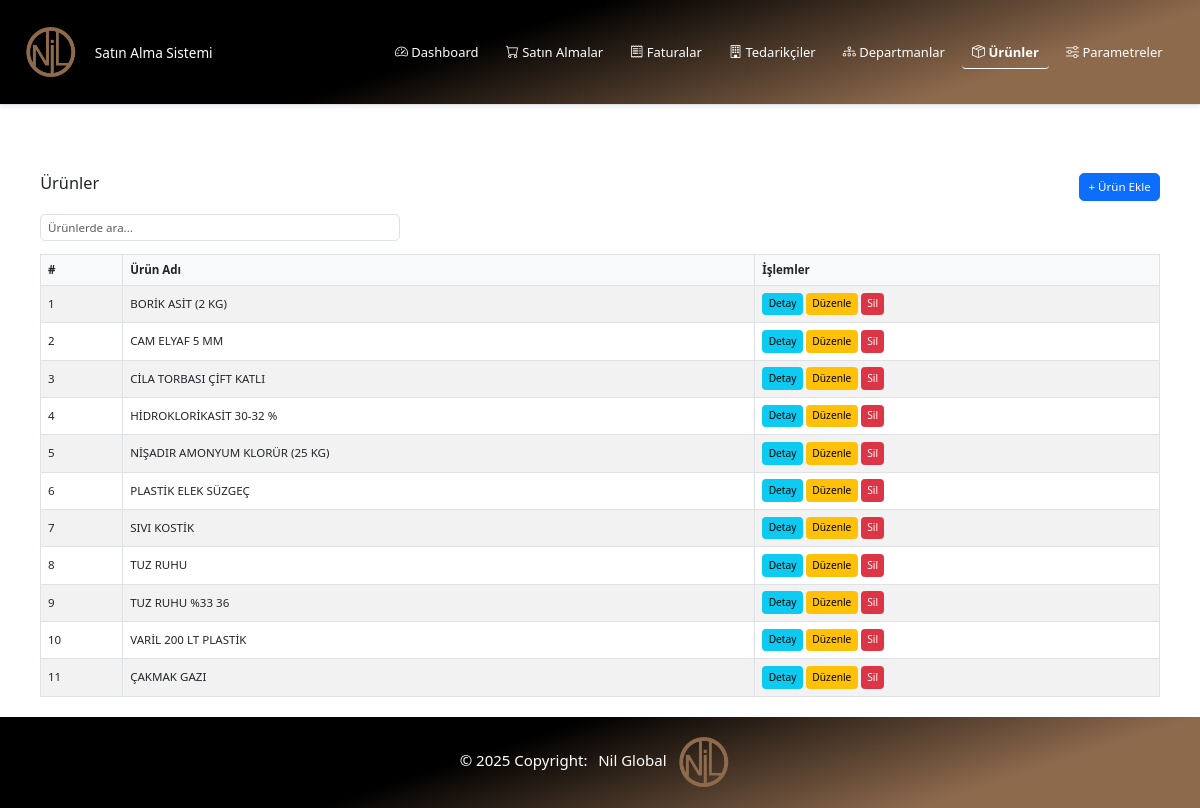
The app's page /urunler/ with its own data.
### urunler/models.py (models this page shows, shortened)
class Urun(models.Model):
    ad = models.CharField(max_length=255, verbose_name="Ürün Adı")
    sira = models.PositiveIntegerField(default=0, verbose_name="Sıra")
    created_at = models.DateTimeField(auto_now_add=True)
    updated_at = models.DateTimeField(auto_now=True)
    class Meta:
        verbose_name = "Ürün"
        verbose_name_plural = "Ürünler"
        ordering = ['sira', 'ad']

### urunler/views.py (the view)
# urls.py: path('', views.urun_listesi, name='urun_listesi'),
def urun_listesi(request):
    urunler = Urun.objects.all()
    return render(request, 'urunler/urun_listesi.html', {'urunler': urunler})

### urunler/templates/urunler/urun_listesi.html (shortened to what this page needs)
{% extends 'base.html' %}
{% block content %}
<div class="container mt-4">
    <div class="d-flex justify-content-between align-items-center mb-3">
        <h2>Ürünler</h2>
        <a href="{% url 'urunler:urun_ekle' %}" class="btn btn-primary">+ Ürün Ekle</a>
    </div>
    <div class="row mb-3">
        <div class="col-md-4">
            <input type="text" id="urunArama" class="form-control" placeholder="Ürünlerde ara...">
        </div>
    </div>
    <table class="table table-striped table-bordered" id="urunTablo">
        <thead>
            <tr>
                <th>#</th>
                <th>Ürün Adı</th>
                <th>İşlemler</th>
            </tr>
        </thead>
        <tbody>
            {% for urun in urunler %}
            <tr>
                <td>{{ forloop.counter }}</td>
                <td>{{ urun.ad }}</td>
                <td>
                    <a href="{% url 'urunler:urun_detay' urun.pk %}" class="btn btn-info btn-sm">Detay</a>
                    <a href="{% url 'urunler:urun_duzenle' urun.pk %}" class="btn btn-warning btn-sm">Düzenle</a>
                    <a href="{% url 'urunler:urun_sil' urun.pk %}" class="btn btn-danger btn-sm">Sil</a>
                </td>
            </tr>
            {% empty %}
            <tr>
                <td colspan="6" class="text-center">Kayıtlı ürün yok.</td>
            </tr>
            {% endfor %}
        </tbody>
    </table>
</div>
{% endblock %}

### static/css/style.css (style rules this page uses)
html, body { font-family: "Segoe UI", "Roboto", Arial, sans-serif; font-size: 0.85rem; line-height: 1.4; }
h2, .h2 { font-size: 1.2rem; }
.container { padding-top: 1rem; }
.container .row { margin-bottom: 1.5rem; }
.table th { background-color: #f8f9fa; font-size: 0.85rem; font-weight: 600; padding: 0.5rem; }
.table td { padding: 0.5rem; vertical-align: middle; }
.form-control, .form-select { font-size: 0.85rem; padding: 0.3rem 0.5rem; height: calc(1.5em + 0.5rem + 2px); }
.btn { font-size: 0.85rem; padding: 0.3rem 0.6rem; }
.btn.btn-sm { font-size: 0.75rem; padding: 0.2rem 0.4rem; }

### records on screen
Urun: ad "BORİK ASİT (2 KG)"
Urun: ad "CAM ELYAF 5 MM"
Urun: ad "CİLA TORBASI ÇİFT KATLI"
Urun: ad "HİDROKLORİKASİT 30-32 %"
Urun: ad "NİŞADIR AMONYUM KLORÜR (25 KG)"
Urun: ad "PLASTİK ELEK SÜZGEÇ"
Urun: ad "SIVI KOSTİK"
Urun: ad "TUZ RUHU"
Urun: ad "TUZ RUHU %33 36"
Urun: ad "VARİL 200 LT PLASTİK"
Urun: ad "ÇAKMAK GAZI"
